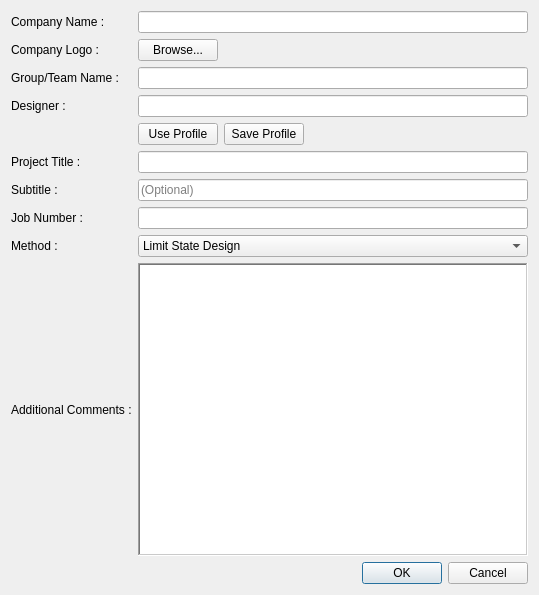
<?xml version="1.0" encoding="UTF-8"?>
<ui version="4.0">
 <class>Dialog</class>
 <widget class="QDialog" name="Dialog">
  <property name="geometry">
   <rect>
    <x>0</x>
    <y>0</y>
    <width>539</width>
    <height>595</height>
   </rect>
  </property>
  <property name="windowTitle">
   <string>Dialog</string>
  </property>
  <property name="inputMethodHints">
   <set>Qt::ImhNone</set>
  </property>
  <layout class="QGridLayout" name="gridLayout">
   <item row="0" column="0">
    <widget class="QLabel" name="lbl_companyName">
     <property name="text">
      <string>Company Name :</string>
     </property>
    </widget>
   </item>
   <item row="0" column="1">
    <widget class="QLineEdit" name="lineEdit_companyName">
     <property name="cursor">
      <cursorShape>ArrowCursor</cursorShape>
     </property>
     <property name="focusPolicy">
      <enum>Qt::StrongFocus</enum>
     </property>
    </widget>
   </item>
   <item row="1" column="0">
    <widget class="QLabel" name="lbl_comapnyLogo">
     <property name="text">
      <string>Company Logo :</string>
     </property>
    </widget>
   </item>
   <item row="1" column="1">
    <layout class="QHBoxLayout" name="horizontalLayout">
     <item>
      <widget class="QPushButton" name="btn_browse">
       <property name="sizePolicy">
        <sizepolicy hsizetype="Fixed" vsizetype="Fixed">
         <horstretch>0</horstretch>
         <verstretch>0</verstretch>
        </sizepolicy>
       </property>
       <property name="focusPolicy">
        <enum>Qt::TabFocus</enum>
       </property>
       <property name="text">
        <string>Browse...</string>
       </property>
      </widget>
     </item>
     <item>
      <widget class="QLabel" name="lbl_browse">
       <property name="mouseTracking">
        <bool>true</bool>
       </property>
       <property name="acceptDrops">
        <bool>true</bool>
       </property>
       <property name="text">
        <string/>
       </property>
      </widget>
     </item>
    </layout>
   </item>
   <item row="2" column="0">
    <widget class="QLabel" name="lbl_groupName">
     <property name="text">
      <string>Group/Team Name :</string>
     </property>
    </widget>
   </item>
   <item row="2" column="1">
    <widget class="QLineEdit" name="lineEdit_groupName">
     <property name="focusPolicy">
      <enum>Qt::StrongFocus</enum>
     </property>
     <property name="cursorPosition">
      <number>0</number>
     </property>
    </widget>
   </item>
   <item row="3" column="0">
    <widget class="QLabel" name="lbl_designer">
     <property name="text">
      <string>Designer :</string>
     </property>
    </widget>
   </item>
   <item row="3" column="1">
    <widget class="QLineEdit" name="lineEdit_designer">
     <property name="focusPolicy">
      <enum>Qt::StrongFocus</enum>
     </property>
    </widget>
   </item>
   <item row="4" column="1">
    <layout class="QFormLayout" name="formLayout">
     <property name="sizeConstraint">
      <enum>QLayout::SetFixedSize</enum>
     </property>
     <item row="0" column="0">
      <widget class="QPushButton" name="btn_useProfile">
       <property name="sizePolicy">
        <sizepolicy hsizetype="Fixed" vsizetype="Fixed">
         <horstretch>0</horstretch>
         <verstretch>0</verstretch>
        </sizepolicy>
       </property>
       <property name="focusPolicy">
        <enum>Qt::TabFocus</enum>
       </property>
       <property name="text">
        <string>Use Profile</string>
       </property>
      </widget>
     </item>
     <item row="0" column="1">
      <widget class="QPushButton" name="btn_saveProfile">
       <property name="sizePolicy">
        <sizepolicy hsizetype="Fixed" vsizetype="Fixed">
         <horstretch>0</horstretch>
         <verstretch>0</verstretch>
        </sizepolicy>
       </property>
       <property name="focusPolicy">
        <enum>Qt::TabFocus</enum>
       </property>
       <property name="text">
        <string>Save Profile</string>
       </property>
      </widget>
     </item>
    </layout>
   </item>
   <item row="5" column="0">
    <widget class="QLabel" name="lbl_projectTitle">
     <property name="text">
      <string>Project Title :</string>
     </property>
    </widget>
   </item>
   <item row="5" column="1">
    <widget class="QLineEdit" name="lineEdit_projectTitle">
     <property name="focusPolicy">
      <enum>Qt::StrongFocus</enum>
     </property>
    </widget>
   </item>
   <item row="6" column="0">
    <widget class="QLabel" name="lbl_subtitle">
     <property name="text">
      <string>Subtitle :</string>
     </property>
    </widget>
   </item>
   <item row="6" column="1">
    <widget class="QLineEdit" name="lineEdit_subtitle">
     <property name="focusPolicy">
      <enum>Qt::StrongFocus</enum>
     </property>
     <property name="text">
      <string/>
     </property>
     <property name="placeholderText">
      <string>(Optional)</string>
     </property>
    </widget>
   </item>
   <item row="7" column="0">
    <widget class="QLabel" name="lbl_jobNumber">
     <property name="text">
      <string>Job Number :</string>
     </property>
    </widget>
   </item>
   <item row="7" column="1">
    <widget class="QLineEdit" name="lineEdit_jobNumber">
     <property name="focusPolicy">
      <enum>Qt::StrongFocus</enum>
     </property>
    </widget>
   </item>
   <item row="8" column="0">
    <widget class="QLabel" name="lbl_method">
     <property name="text">
      <string>Method :</string>
     </property>
    </widget>
   </item>
   <item row="8" column="1">
    <widget class="QComboBox" name="comboBox_method">
     <item>
      <property name="text">
       <string>Limit State Design</string>
      </property>
     </item>
     <item>
      <property name="text">
       <string>Limit State (Capacity Based) Design</string>
      </property>
     </item>
     <item>
      <property name="text">
       <string>Working Stress Design</string>
      </property>
     </item>
    </widget>
   </item>
   <item row="9" column="0">
    <widget class="QLabel" name="lbl_addComment">
     <property name="text">
      <string>Additional Comments :</string>
     </property>
    </widget>
   </item>
   <item row="9" column="1">
    <widget class="QTextEdit" name="txt_additionalComments">
     <property name="focusPolicy">
      <enum>Qt::StrongFocus</enum>
     </property>
     <property name="styleSheet">
      <string notr="true">  QTextCursor textCursor;
  textCursor.setPosistion(0, QTextCursor::MoveAnchor); 
  textedit-&gt;setTextCursor( textCursor );</string>
     </property>
     <property name="inputMethodHints">
      <set>Qt::ImhNone</set>
     </property>
     <property name="frameShape">
      <enum>QFrame::WinPanel</enum>
     </property>
     <property name="frameShadow">
      <enum>QFrame::Sunken</enum>
     </property>
     <property name="tabChangesFocus">
      <bool>false</bool>
     </property>
     <property name="readOnly">
      <bool>false</bool>
     </property>
     <property name="html">
      <string>&lt;!DOCTYPE HTML PUBLIC &quot;-//W3C//DTD HTML 4.0//EN&quot; &quot;http://www.w3.org/TR/REC-html40/strict.dtd&quot;&gt;
&lt;html&gt;&lt;head&gt;&lt;meta name=&quot;qrichtext&quot; content=&quot;1&quot; /&gt;&lt;style type=&quot;text/css&quot;&gt;
p, li { white-space: pre-wrap; }
&lt;/style&gt;&lt;/head&gt;&lt;body style=&quot; font-family:'MS Shell Dlg 2'; font-size:7.5pt; font-weight:400; font-style:normal;&quot;&gt;
&lt;p style=&quot;-qt-paragraph-type:empty; margin-top:0px; margin-bottom:0px; margin-left:0px; margin-right:0px; -qt-block-indent:0; text-indent:0px; font-family:'Ubuntu'; font-size:11pt;&quot;&gt;&lt;br /&gt;&lt;/p&gt;&lt;/body&gt;&lt;/html&gt;</string>
     </property>
    </widget>
   </item>
   <item row="10" column="1">
    <widget class="QDialogButtonBox" name="buttonBox">
     <property name="orientation">
      <enum>Qt::Horizontal</enum>
     </property>
     <property name="standardButtons">
      <set>QDialogButtonBox::Cancel|QDialogButtonBox::Ok</set>
     </property>
    </widget>
   </item>
  </layout>
 </widget>
 <tabstops>
  <tabstop>lineEdit_companyName</tabstop>
  <tabstop>btn_browse</tabstop>
  <tabstop>lineEdit_groupName</tabstop>
  <tabstop>lineEdit_designer</tabstop>
  <tabstop>btn_useProfile</tabstop>
  <tabstop>btn_saveProfile</tabstop>
  <tabstop>lineEdit_projectTitle</tabstop>
  <tabstop>lineEdit_subtitle</tabstop>
  <tabstop>lineEdit_jobNumber</tabstop>
  <tabstop>comboBox_method</tabstop>
  <tabstop>txt_additionalComments</tabstop>
  <tabstop>buttonBox</tabstop>
 </tabstops>
 <resources/>
 <connections>
  <connection>
   <sender>buttonBox</sender>
   <signal>accepted()</signal>
   <receiver>Dialog</receiver>
   <slot>accept()</slot>
   <hints>
    <hint type="sourcelabel">
     <x>248</x>
     <y>254</y>
    </hint>
    <hint type="destinationlabel">
     <x>157</x>
     <y>274</y>
    </hint>
   </hints>
  </connection>
  <connection>
   <sender>buttonBox</sender>
   <signal>rejected()</signal>
   <receiver>Dialog</receiver>
   <slot>reject()</slot>
   <hints>
    <hint type="sourcelabel">
     <x>316</x>
     <y>260</y>
    </hint>
    <hint type="destinationlabel">
     <x>286</x>
     <y>274</y>
    </hint>
   </hints>
  </connection>
  <connection>
   <sender>btn_browse</sender>
   <signal>clicked()</signal>
   <receiver>lbl_browse</receiver>
   <slot>clear()</slot>
   <hints>
    <hint type="sourcelabel">
     <x>210</x>
     <y>62</y>
    </hint>
    <hint type="destinationlabel">
     <x>339</x>
     <y>62</y>
    </hint>
   </hints>
  </connection>
 </connections>
</ui>
